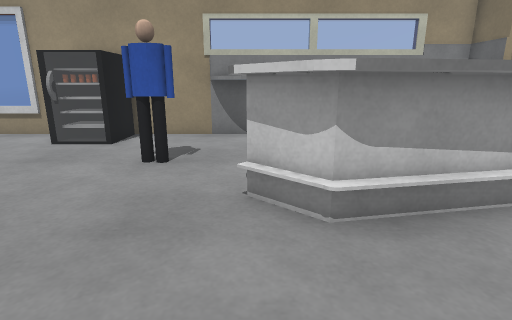
[1] (above)

16 first-person views from a walk through a world built for the Gazebo simulator. The camera is 1 m above the floor, tilts 14° down and sees 80° across. The floor is counted in squares, 0.5 m on a side. Each view is taken from the middle of a square. On the plan, view 1 faces up. The plan holds only what a view shows up to about 17 squares ahead; the rest is blank. The place goes on beyond the plan. Some stock models are drawn as simple stand-ins. Some surface patterns are stand-ins.

[2]
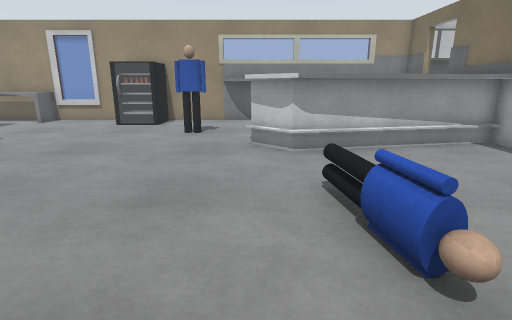

[3]
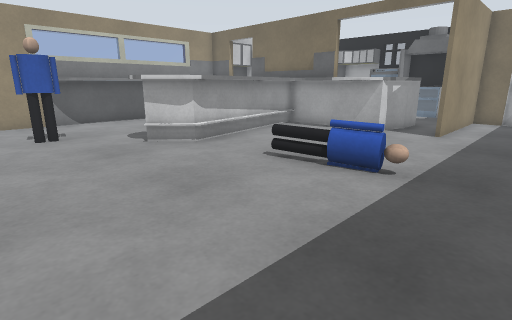

[4]
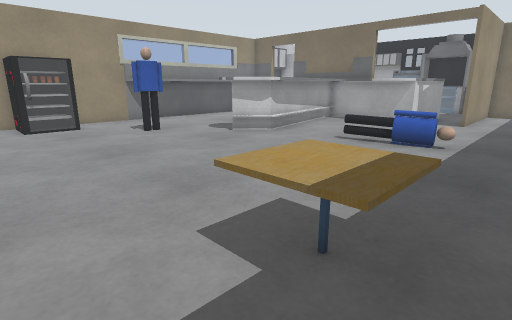

[5]
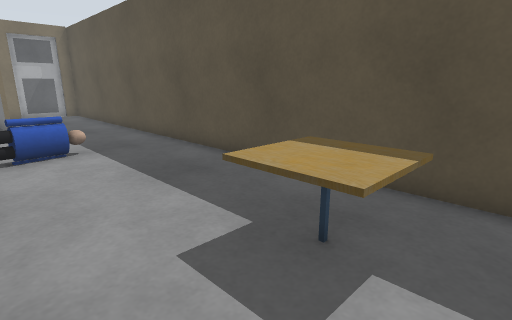

[6]
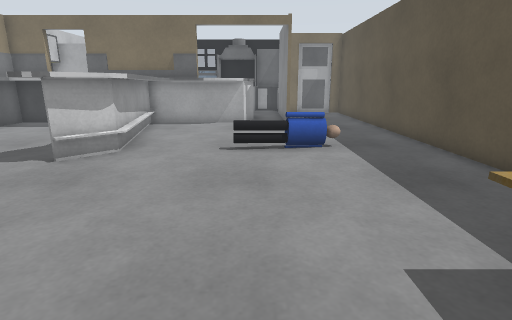

[7]
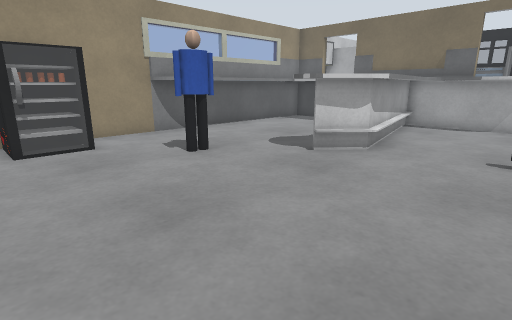

[8]
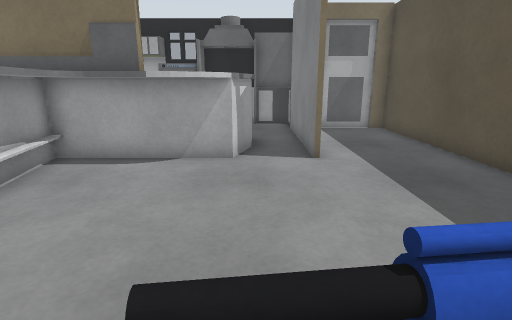

[9]
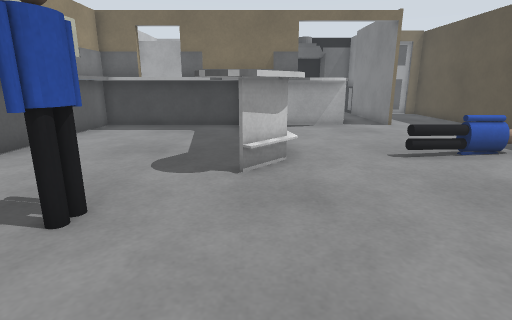

[10]
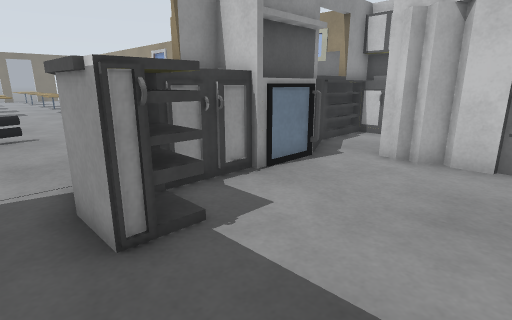

[11]
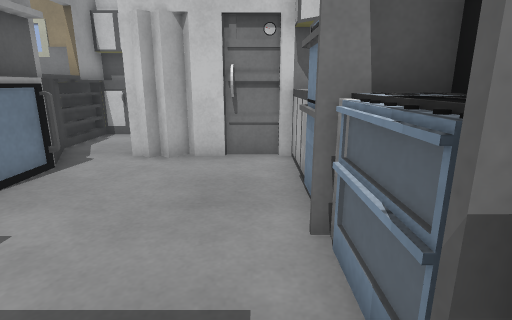

[12]
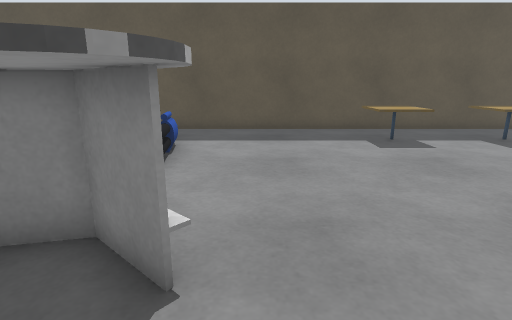

[13]
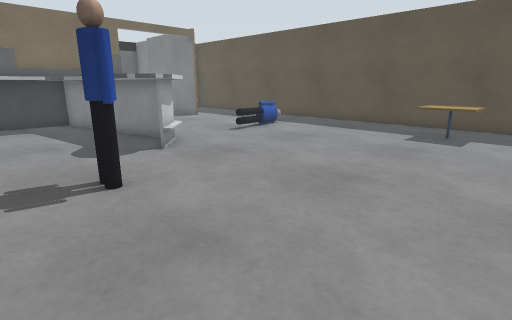

[14]
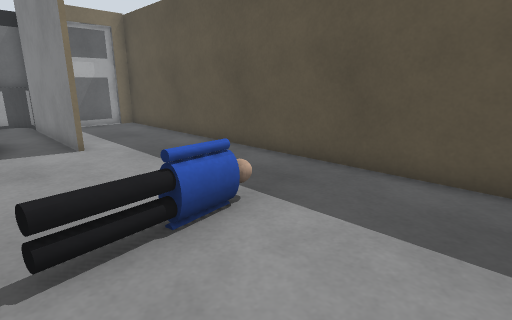

[15]
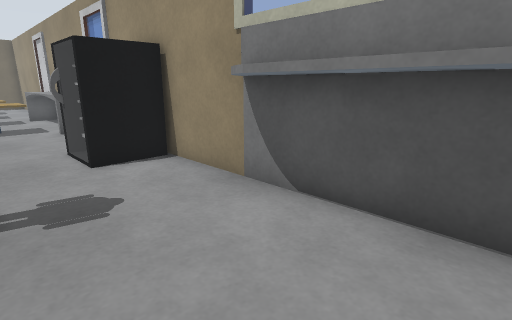

[16]
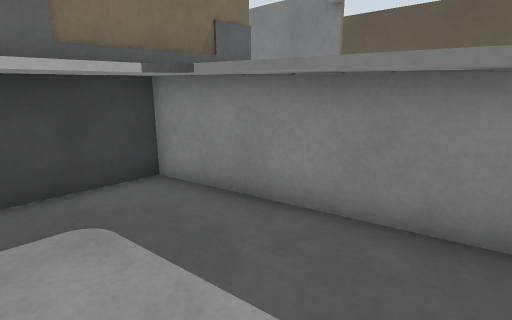

### Floor plan
Points are (right, up) in squares from view 1. A wall is a line through its corners. A room is listed if a view was taken in it or the views show most of it. See-through windows are left out.
Room 1 (views 1, 2, 3, 4, 5, 6, 7, 8, 9, 12, 13, 14, 15, 16)
walls: (1.3, 3.7) (0.8, 3.9); (1.6, 3.8) (0.8, 3.8) (-0.4, 5); (2.3, 5.9) (6, 6.4); (6.8, 4.5) (1.2, 3.7) (0.6, 4); (7.3, 2.2) (7.3, 4); (7.5, 1.8) (7.4, 2.4); (7.6, 1.4) (7.4, 1.8); (6.4, 6.9) (6.4, 11.2) (-0.6, 11.2) (-1.1, 11.5); (8.2, 0.7) (8.2, 9); (-5, 10.6) (-6.9, 10.6); (8.5, 0.4) (7.9, 0.9); (9, 0.4) (8.1, 0.7); (-4.9, 12.4) (-4.9, 10.2) (-7, 10.2) (-7, 12.4); (-9.5, -5.9) (14.2, -5.9) (14.2, -5.2); (8.2, 12.4) (-9.5, 12.4); (14.2, -3) (14.2, -1.8) (8.2, -1.8); (14.3, -5.4) (14.3, -2.9)
low walls: (1.1, 4.3) (6.9, 5.5); (6.9, 5) (0.8, 3.8); (7, 5.3) (1.1, 4.2) (-0.2, 5.4); (7.9, 0.9) (7.5, 1.5); (8.1, 0.7) (7.7, 1.2)
ways out: opening at (9, -1) to room 2
objects: other object (-9, -4) to (-9, -3); cafe table (-7, -4) to (-5, -2); person (-3, 8) to (-2, 8); person (1, -3) to (2, 1)
Room 2 (views 10, 11)
walls: (11.4, 1.5) (11.4, 0) (9.7, 0); (15.7, 2.8) (15.8, 4.6); (9.8, 4.1) (9.8, 1.6); (16.5, 4.9) (16.5, 5.9); (9.9, 0.1) (9, 0.4); (10, 6.4) (10, 3); (13.1, 7.8) (12.6, 7.3) (12.3, 7.5) (12, 7.3) (11.7, 7.6); (16.5, 6.6) (16, 7.1); (16, -1.1) (16, 7.7) (14, 7.7); (16.5, 7.5) (13.2, 7.5); (8.2, -1.6) (15.4, -1.6)
low walls: (16.5, 1.2) (16.5, 1.9); (16.2, 0.6) (16.2, 2.9); (8.9, 8.6) (10, 6.4)
ways out: opening at (9, -1) to room 1

Positions as (right, up) in squares from view 1, and headings:
1: (0, 0), facing up
2: (0, -5), facing up
3: (-5, -5), facing up-right
4: (-9, -5), facing up-right
5: (-8, 0), facing down-right
6: (-8, 0), facing right
7: (-8, 0), facing up-right
8: (0, 0), facing right
9: (-7, 5), facing right
10: (15, -1), facing up-left
11: (15, -1), facing up
12: (-1, 8), facing down
13: (-9, 10), facing down-right
14: (-2, 1), facing down-right
15: (3, 8), facing up-left
16: (2, 9), facing down-right
